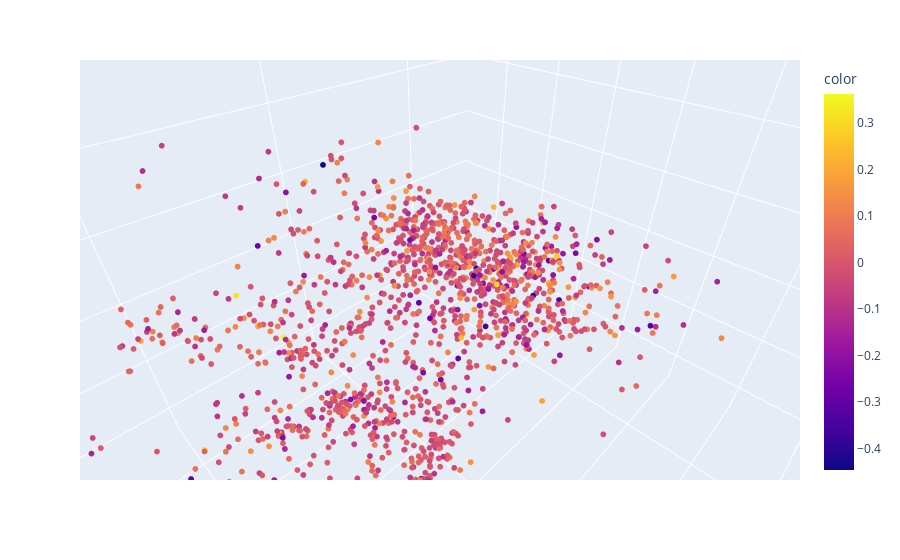

The cell this chart's notebook holds for it:
### Markdown cell above
From the scatter plot we can observe that we have no obvious heteroscedasticity in our data. 

Let's visualize our residuals in 3d with respect to some principal components

### Code cell
df2visualize = reduced.copy().drop(objects2clear_idx)

fig = px.scatter_3d(df2visualize, x="pc1", y="pc2", z="pc3", color=final_scaled_ridge_residuals)
fig.update_traces(marker_size = 2)
fig.show()

### Figure 1 — Plotly figure (JSON) as saved in the notebook; plotly's stock layout.template omitted (floating-point values rounded to 4 significant figures; data arrays with more than 128 entries replaced by an {"elided": "..."} marker saying what was removed)
{"data": [{"hovertemplate": "pc1=%{x}<br>pc2=%{y}<br>pc3=%{z}<br>color=%{marker.color}<extra></extra>", "legendgroup": "", "marker": {"color": {"elided": "1446 float values"}, "coloraxis": "coloraxis", "size": 2, "symbol": "circle"}, "mode": "markers", "name": "", "scene": "scene", "showlegend": false, "type": "scatter3d", "x": {"elided": "1446 float values"}, "y": {"elided": "1446 float values"}, "z": {"elided": "1446 float values"}}], "layout": {"autosize": true, "coloraxis": {"colorbar": {"title": {"text": "color"}}, "colorscale": [[0, "#0d0887"], [0.1111, "#46039f"], [0.2222, "#7201a8"], [0.3333, "#9c179e"], [0.4444, "#bd3786"], [0.5556, "#d8576b"], [0.6667, "#ed7953"], [0.7778, "#fb9f3a"], [0.8889, "#fdca26"], [1, "#f0f921"]]}, "legend": {"tracegroupgap": 0}, "margin": {"t": 60}, "scene": {"aspectmode": "auto", "aspectratio": {"x": 1.108, "y": 0.9327, "z": 0.9677}, "camera": {"center": {"x": 0, "y": 0, "z": 0}, "eye": {"x": 0.3209, "y": 0.3209, "z": 0.3209}, "projection": {"type": "perspective"}, "up": {"x": 0, "y": 0, "z": 1}}, "domain": {"x": [0, 1], "y": [0, 1]}, "xaxis": {"title": {"text": "pc1"}, "type": "linear"}, "yaxis": {"title": {"text": "pc2"}, "type": "linear"}, "zaxis": {"title": {"text": "pc3"}, "type": "linear"}}}}
